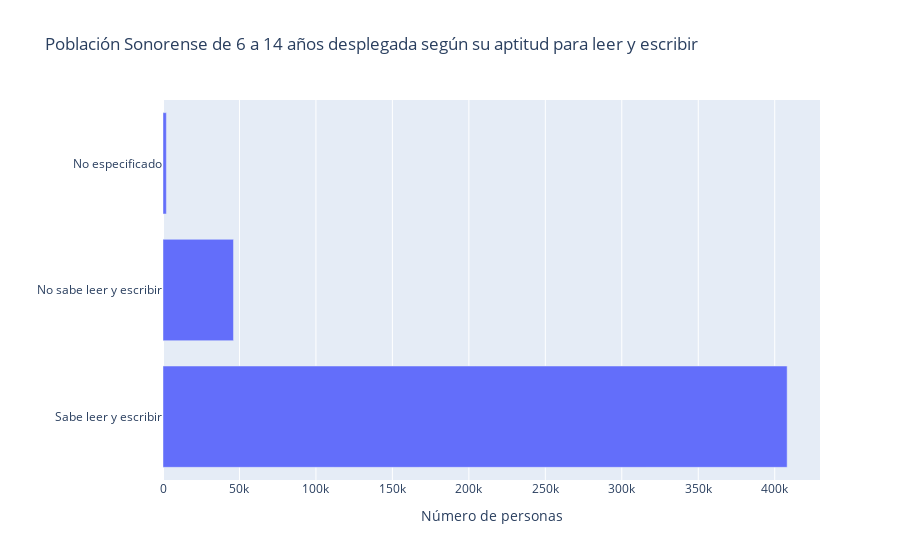

Here is the notebook cell this chart was saved with:
### Markdown cell above
### Análisis de Datos Exploratorio

### Code cell
#Primero empezaremos viendo el panorama general de todos los municipios de Sonora
dff = censo_educacion[['Sabe leer y escribir', 'No sabe leer y escribir', 'No especificado']].sum()
fig = px.bar(dff, x=dff.values, y=dff.index, orientation='h',title = 'Población Sonorense de 6 a 14 años desplegada según su aptitud para leer y escribir',
            labels = {'index':"",
                        "x": "Número de personas" })
fig.show()

### Figure 1 — Plotly figure (JSON) as saved in the notebook; plotly's stock layout.template omitted (floating-point values rounded to 4 significant figures)
{"data": [{"alignmentgroup": "True", "hovertemplate": "Número de personas=%{x}<br>=%{y}<extra></extra>", "legendgroup": "", "marker": {"color": "#636efa", "pattern": {"shape": ""}}, "name": "", "offsetgroup": "", "orientation": "h", "showlegend": false, "textposition": "auto", "type": "bar", "x": [408131, 46085, 2205], "xaxis": "x", "y": ["Sabe leer y escribir", "No sabe leer y escribir", "No especificado"], "yaxis": "y"}], "layout": {"barmode": "relative", "legend": {"tracegroupgap": 0}, "title": {"text": "Población Sonorense de 6 a 14 años desplegada según su aptitud para leer y escribir"}, "xaxis": {"anchor": "y", "domain": [0, 1], "title": {"text": "Número de personas"}}, "yaxis": {"anchor": "x", "domain": [0, 1], "title": {"text": ""}}}}
